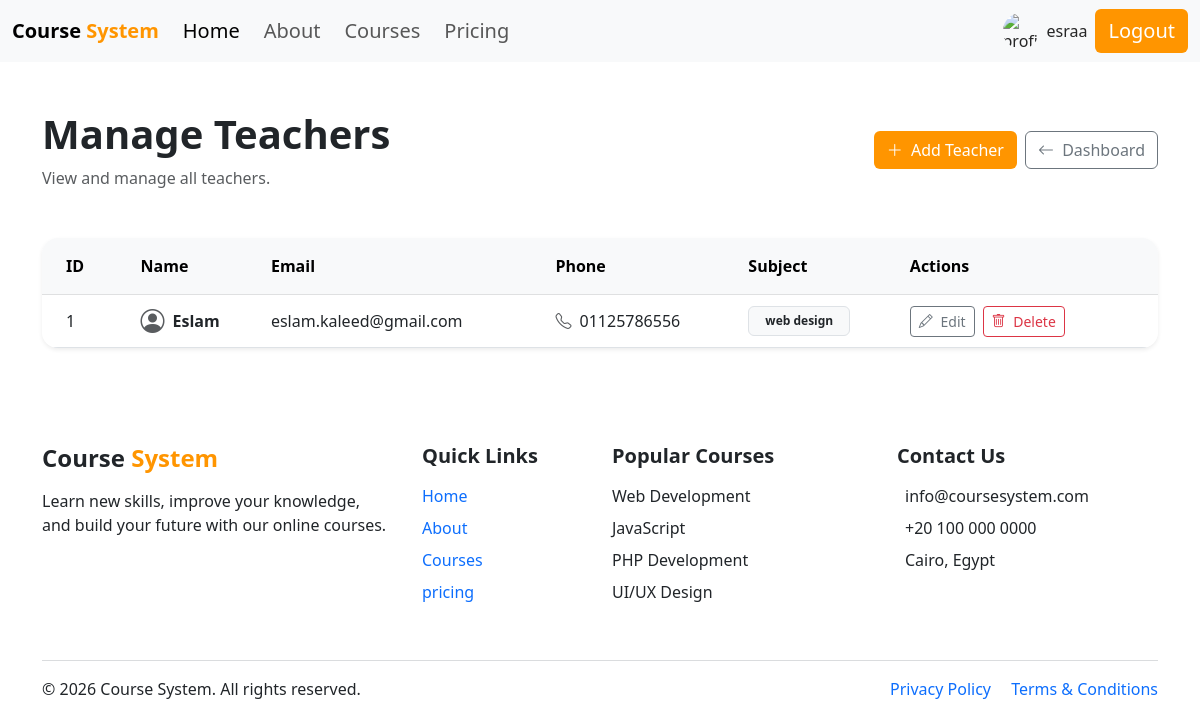
The page /manage_teachers.php (signed in) on the database its author committed.
### tables this page shows
CREATE TABLE `teachers` (
  `id` int(11) NOT NULL,
  `phone` varchar(100) NOT NULL,
  `subject` varchar(100) NOT NULL,
  `user_id` int(11) NOT NULL
);

CREATE TABLE `users` (
  `id` int(11) NOT NULL,
  `name` varchar(100) NOT NULL,
  `email` varchar(100) NOT NULL,
  `password` varchar(255) NOT NULL,
  `role` varchar(50) NOT NULL,
  `image` varchar(255) NOT NULL
);

### manage_teachers.php (the view, shortened to what this page needs)
<?php
include "connect.php";
$sql = "SELECT teachers.id, teachers.phone, teachers.subject,
               users.name, users.email
        FROM teachers
        JOIN users ON teachers.user_id = users.id";
$result = $conn->query($sql);
include "header.php";
?>
<div class="container py-5">
    <div class="d-flex flex-column flex-md-row justify-content-between align-items-md-center gap-3 mb-5">
        <div>
            <h1 class="fw-bold mb-2">
                Manage Teachers
            </h1>
            <p class="text-muted mb-0">
                View and manage all teachers.
            </p>
        </div>
        <div class="d-flex gap-2">
            <a href="add_teacher.php"
               class="btn text-white fw-medium"
               style="background-color: #FF9500;">
                <i class="bi bi-plus-lg me-1"></i>
                Add Teacher
            </a>
            <a href="admin_dashboard.php"
               class="btn btn-outline-secondary fw-medium">
                <i class="bi bi-arrow-left me-1"></i>
                Dashboard
            </a>
        </div>
    </div>
    <div class="card border-0 shadow-sm rounded-4 overflow-hidden">
        <div class="card-body p-0">
            <div class="table-responsive">
                <table class="table table-hover align-middle mb-0">
                    <thead class="table-light">
                        <tr>
                            <th class="px-4 py-3">
                                ID
                            </th>
                            <th class="py-3">
                                Name
                            </th>
                            <th class="py-3">
                                Email
                            </th>
                            <th class="py-3">
                                Phone
                            </th>
                            <th class="py-3">
                                Subject
                            </th>
                            <th class="py-3 pe-4">
                                Actions
                            </th>
                        </tr>
                    </thead>
                    <tbody>
                    <?php if ($result && $result->num_rows > 0): ?>
                        <?php while ($teacher = $result->fetch_assoc()): ?>
                            <tr>
                                <td class="px-4 fw-medium">
                                    <?php echo $teacher['id']; ?>
                                </td>
                                <td>
                                    <div class="d-flex align-items-center gap-2">
                                        <i class="bi bi-person-circle fs-4 text-muted"></i>
                                        <span class="fw-semibold">
                                            <?php echo htmlspecialchars($teacher['name']); ?>
                                        </span>
                                    </div>
                                </td>
                                <td>
                                    <?php echo htmlspecialchars($teacher['email']); ?>
                                </td>
                                <td>
                                    <span class="text-nowrap">
                                        <i class="bi bi-telephone me-1 text-muted"></i>
                                        <?php echo htmlspecialchars($teacher['phone']); ?>
                                    </span>
                                </td>
                                <td>
                                    <span class="badge bg-light text-dark border px-3 py-2">
                                        <?php echo htmlspecialchars($teacher['subject']); ?>
                                    </span>
                                </td>
                                <td class="pe-4">
                                    <div class="d-flex gap-2">
                                        <a
                                            href="edit_teacher.php?id=<?php echo $teacher['id']; ?>"
                                            class="btn btn-sm btn-outline-secondary"
                                        >
                                            <i class="bi bi-pencil me-1"></i>
                                            Edit
                                        </a>
                                        <a
                                            href="delete_teacher.php?id=<?php echo $teacher['id']; ?>"
                                            class="btn btn-sm btn-outline-danger"
                                            onclick="return confirm('Are you sure you want to delete this teacher?');"
                                        >
                                            <i class="bi bi-trash me-1"></i>
                                            Delete
                                        </a>
                                    </div>
                                </td>
                            </tr>
                        <?php endwhile; ?>
                    <?php endif; ?>
                    </tbody>
                </table>
            </div>
        </div>
    </div>
</div>
<?php
include "footer.php";
?>

### rows shown on the page
teachers: id "1", user.name "Eslam", user.email "eslam.kaleed@gmail.com", phone "01125786556", subject "web design"

### other values the page prints
$_SESSION['name'] "esraa"
